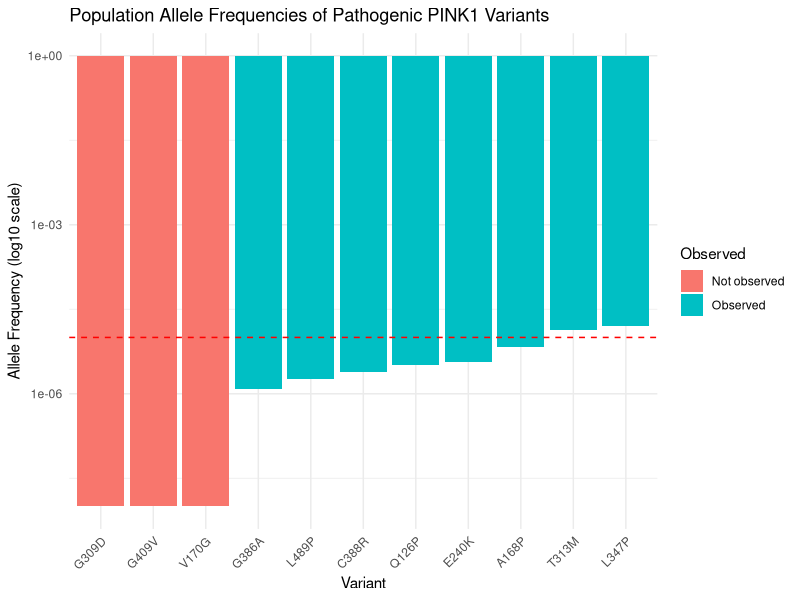
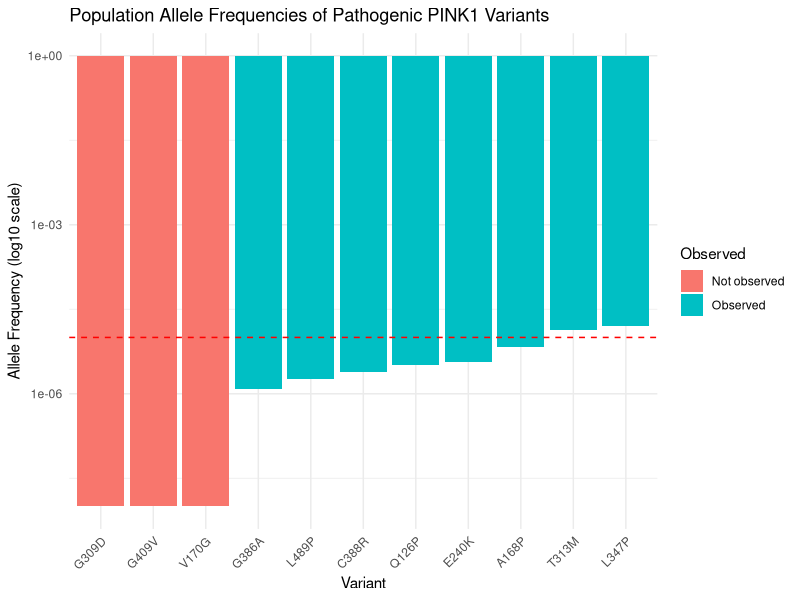

These charts were generated, in order, by the following R code:
# analysis.R
# PINK1 variant population frequency analysis
# This script creates a log-scale bar plot of gnomAD allele frequencies
# for curated pathogenic/likely pathogenic PINK1 variants.

# Install package if needed
if (!require(ggplot2)) {
  install.packages("ggplot2", repos = "https://cloud.r-project.org")
  library(ggplot2)
}

# Create data frame from curated variant frequencies
variant_data <- data.frame(
  Variant = c("Q126P", "A168P", "V170G", "G309D", "T313M",
              "L347P", "G386A", "G409V", "L489P", "C388R", "E240K"),
  AF = c(3.218e-6, 6.814e-6, 0, 0, 1.363e-5,
         1.611e-5, 1.239e-6, 0, 1.859e-6, 2.478e-6, 3.719e-6)
)

# Mark whether the variant was observed in gnomAD
variant_data$Observed <- ifelse(variant_data$AF == 0, "Not observed", "Observed")

# Replace zero values with a very small placeholder for log-scale plotting only
variant_data$AF_plot <- ifelse(variant_data$AF == 0, 1e-8, variant_data$AF)

# Order variants by plotted allele frequency
variant_data$Variant <- reorder(variant_data$Variant, variant_data$AF_plot)

# Generate plot
p <- ggplot(variant_data, aes(x = Variant, y = AF_plot, fill = Observed)) +
  geom_bar(stat = "identity") +
  scale_y_log10() +
  geom_hline(yintercept = 1e-5, linetype = "dashed", color = "red") +
  labs(
    title = "Population Allele Frequencies of Pathogenic PINK1 Variants",
    x = "Variant",
    y = "Allele Frequency (log10 scale)"
  ) +
  theme_minimal() +
  theme(axis.text.x = element_text(angle = 45, hjust = 1))

# Display plot
print(p)

# Save plot to file
ggsave(
  filename = "PINK1_variant_AF_plot.png",
  plot = p,
  width = 10,
  height = 7,
  dpi = 300
)
